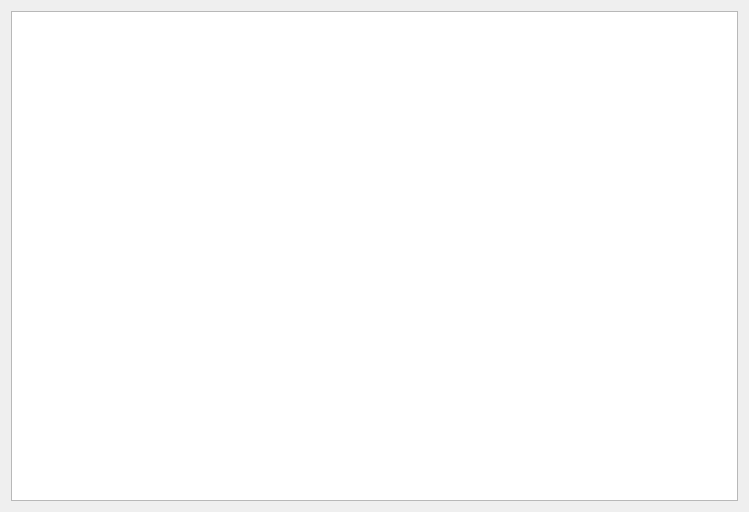
<?xml version="1.0" encoding="UTF-8"?>
<ui version="4.0">
 <class>TextWizardPage</class>
 <widget class="QWizardPage" name="TextWizardPage">
  <property name="geometry">
   <rect>
    <x>0</x>
    <y>0</y>
    <width>749</width>
    <height>512</height>
   </rect>
  </property>
  <property name="windowTitle">
   <string>WizardPage</string>
  </property>
  <property name="title">
   <string>Строки с файлами</string>
  </property>
  <layout class="QVBoxLayout" name="verticalLayout">
   <item>
    <widget class="QPlainTextEdit" name="plainTextEdit"/>
   </item>
  </layout>
 </widget>
 <resources/>
 <connections/>
</ui>
